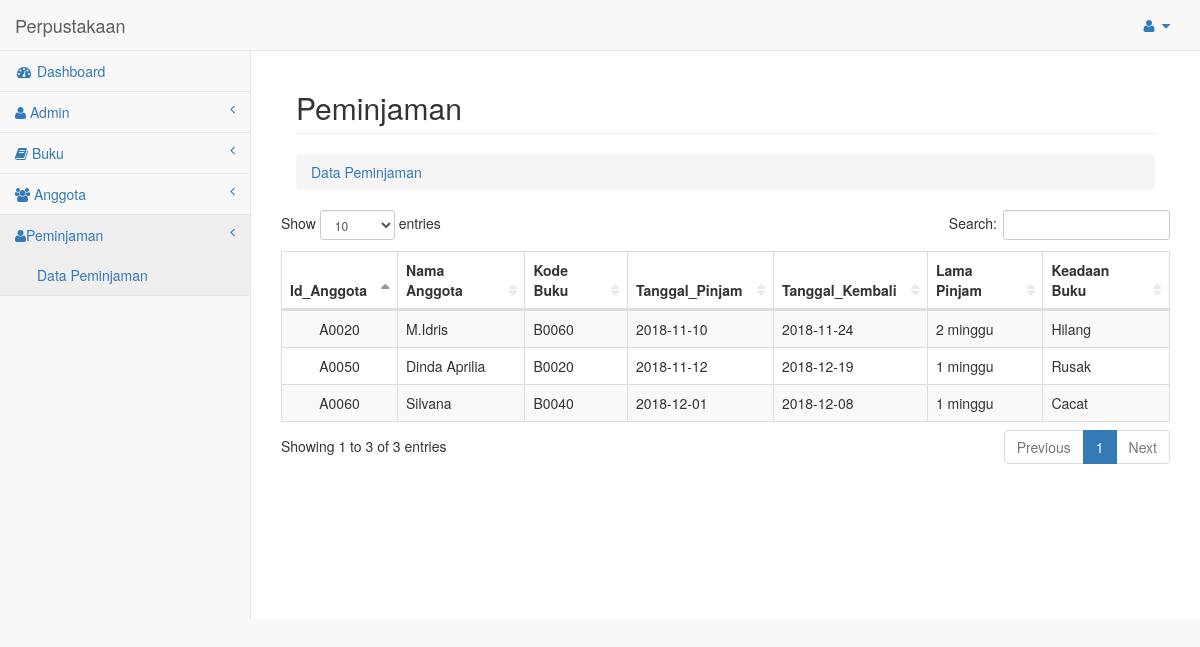
The app's page /?page=peminjaman with its own data.
### tables this page shows
CREATE TABLE `peminjaman` (
  `id_anggota_peminjaman` varchar(35) NOT NULL,
  `nama_anggota` varchar(30) NOT NULL,
  `kode_buku` varchar(35) NOT NULL,
  `tgl_pinjam` date NOT NULL,
  `tgl_kembali` date NOT NULL,
  `lama_pinjam` varchar(35) NOT NULL,
  `keadaan_buku` varchar(35) NOT NULL
);

### models/model_peminjaman.php (called while the page is built, shortened)
<?php
class Peminjaman {
	private $mysqli;
	function __construct($connect) {
		$this->mysqli = $connect;
	}
	public function tampil($id = null) {
		$db1 = $this->mysqli->connect;
		$sql = "SELECT * FROM peminjaman";
		$query = $db1->query($sql) or die ($db1->error);
		return $query;
	}
}
?>

### views/peminjaman.php (the view, shortened to what this page needs)
<?php
include "models/model_peminjaman.php";
$ambildata = new Peminjaman($connection);
?>
<div class="container-fluid">
    <div class="row">
        <div class="col-lg-12">
            <h2 class="page-header">Peminjaman</h2>
            <ol class="breadcrumb">
                <li><a href="assets/pages/index.html"><i class="icon-dashboard"></i>Data Peminjaman</a></li>
            </ol>
        </div>
    </div>
</div>
<div class="row">
    <div class="col-lg-12">
        <div class="table-responsive">
            <table width="100%" class="table table-striped table-bordered table-hover" id="datatables">
                <thead>
                <tr>
                    <th class="text-center">Id_Anggota</th>
                    <th>Nama Anggota </th>
                    <th>Kode Buku</th>
                    <th>Tanggal_Pinjam</th>
                    <th>Tanggal_Kembali</th>
                    <th>Lama Pinjam</th>
                    <th>Keadaan Buku</th>
                </tr>
                </thead>
                <tbody>
                <?php
                $tampil = $ambildata->tampil();
                 while ($data = $tampil->fetch_object()) {
                ?>
                <tr>
                   <td align="center"><?php echo $data->id_anggota_peminjaman; ?></td>
                   <td><?php echo $data->nama_anggota;?></td>
                   <td><?php echo $data->kode_buku;?></td>
                   <td><?php echo $data->tgl_pinjam;?></td>
                   <td><?php echo $data->tgl_kembali;?></td>
                   <td><?php echo $data->lama_pinjam;?></td>
                   <td><?php echo $data->keadaan_buku;?></td>
                  </tr>
                <?php
                } ?>
                </tbody>
            </table>
        </div>
    </div>
</div>

### records on screen
peminjaman: id_anggota_peminjaman "A0020", nama_anggota "M.Idris", kode_buku "B0060", tgl_pinjam "2018-11-10", tgl_kembali "2018-11-24", lama_pinjam "2 minggu", keadaan_buku "Hilang"
peminjaman: id_anggota_peminjaman "A0050", nama_anggota "Dinda Aprilia", kode_buku "B0020", tgl_pinjam "2018-11-12", tgl_kembali "2018-12-19", lama_pinjam "1 minggu", keadaan_buku "Rusak"
peminjaman: id_anggota_peminjaman "A0060", nama_anggota "Silvana", kode_buku "B0040", tgl_pinjam "2018-12-01", tgl_kembali "2018-12-08", lama_pinjam "1 minggu", keadaan_buku "Cacat"
